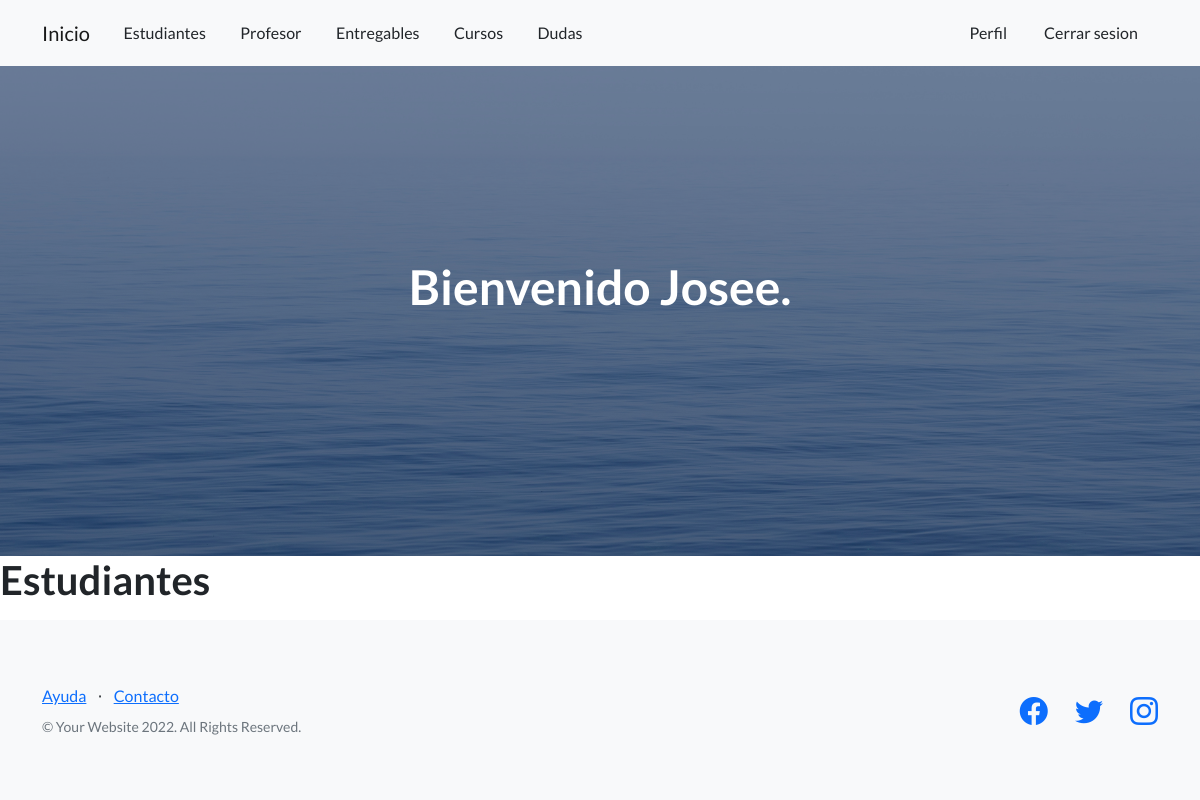
Page /estudiante/list (signed in) on the earlier database version.
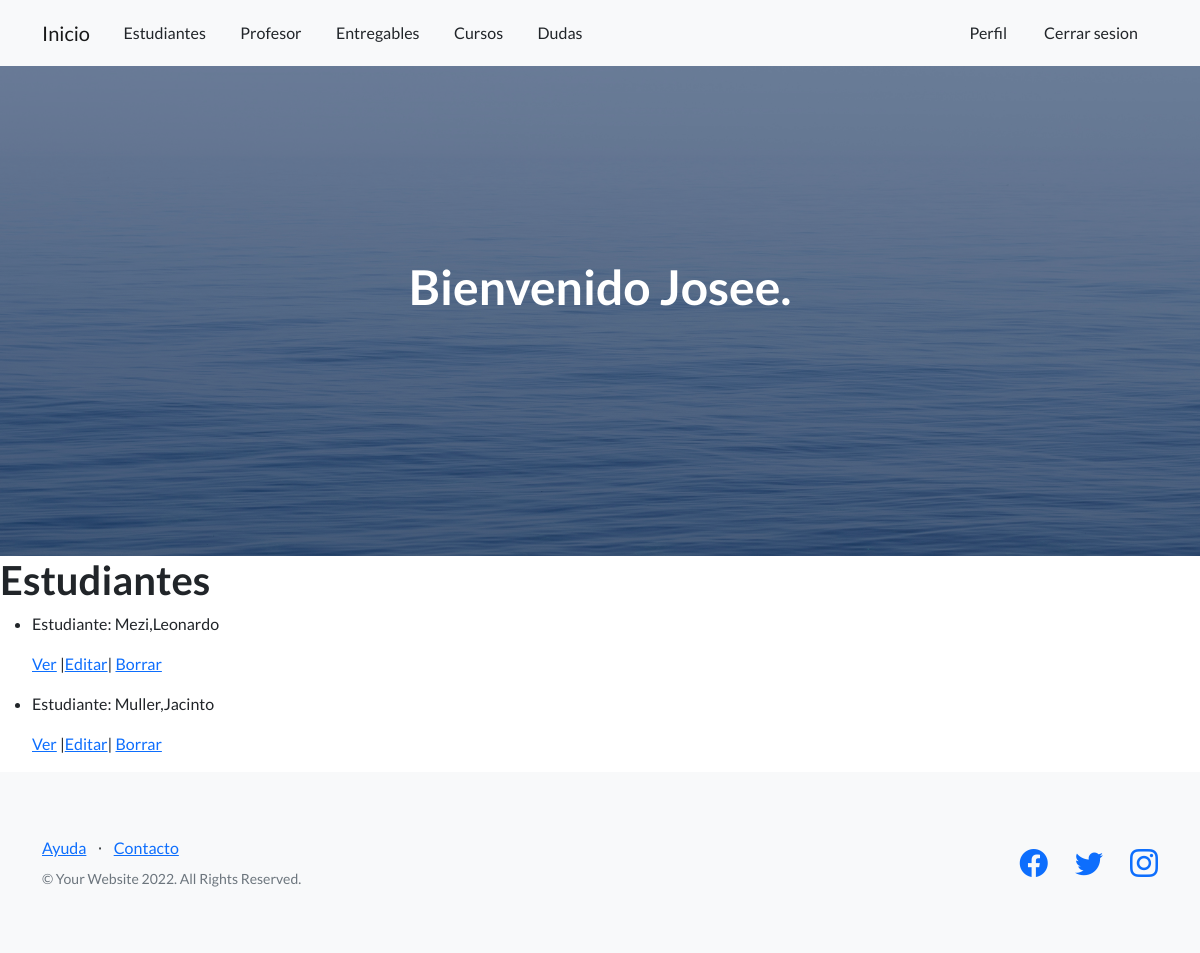
Same page on the later database version.
### AppCoder/models.py (models this page shows, shortened)
class Estudiante(models.Model):
    nombre=models.CharField(max_length=40)
    apellido=models.CharField(max_length=40)
    email= models.EmailField()

### AppCoder/views.py (the view)
# urls.py: path('estudiante/list',views.EstudianteList.as_view(), name="ListE"),
class EstudianteList(ListView):
    model=Estudiante
    template_name="AppCoder/estudiante_list.html"

### AppCoder/templates/AppCoder/estudiante_list.html
{% extends 'AppCoder/padre.html' %}
{% load static %}
{% block ContenidoQueCambia  %}
<body>
    <h1>Estudiantes</h1>
    <ul>
        {% for estudiante in object_list %}
            <li>
                <p>Estudiante: {{estudiante.apellido}},{{estudiante.nombre}}</p>
                <p>
                    <a href="{% url 'DetailE' estudiante.id %}">Ver</a>
                    {%if user.is_superuser%}
                    |<a href="{% url 'EditE' estudiante.id %}">Editar</a>|
                    <a href="{% url 'DeleteE' estudiante.id %}">Borrar</a>
                    {%endif%}
                </p>
            </li>
        {%endfor%}
    </ul>
</body>
{% endblock  %}

### AppCoder/templates/AppCoder/padre.html (shortened to what this page needs)
<!DOCTYPE html>
<html lang="en">
    <head>
        {%load static%}
        <link href="https://cdn.jsdelivr.net/npm/bootstrap-icons@1.5.0/font/bootstrap-icons.css" rel="stylesheet" type="text/css" />
        <link href="{% static 'AppCoder/css/styles.css' %}" rel="stylesheet" />
    </head>
    <body>
        <nav class="navbar navbar-light bg-light static-top">
            <div class="container">
                    <a class="navbar-brand" href="{% url 'Inicio' %}">Inicio</a>
                    <a class="btn btn" href="/Estudiantes">Estudiantes</a>
                    <a class="btn btn" href="/Profesores">Profesor</a>
                    <a class="btn btn" href="/Entregables">Entregables</a>
                    <a class="btn btn" href="/Cursos">Cursos</a>
                    <a class="btn btn" href="/Dudas">Dudas</a>
                <div class="col-lg-6 h-100 text-center text-lg-end my-auto">
                    {%if request.user.is_authenticated%}
                    <a class="btn btn" href="/VerPerfil">Perfil</a>
                    <a class="btn btn" href="/logout">Cerrar sesion</a>
                    {%endif%}
                </div>
            </div>
        </nav>
        <header class="masthead">
            <div class="container position-relative">
                <div class="row justify-content-center">
                    <div class="col-xl-6">
                        <div class="text-center text-white">
                            {%if request.user.is_authenticated%}
                            <h1 class="mb-5">Bienvenido {{user.username}}.</h1>
                            {%endif%}
                        </div>
                    </div>
                </div>
            </div>
        </header>
        {% block ContenidoQueCambia %}
        {% endblock  %}
        <footer class="footer bg-light">
            <div class="container">
                <div class="row">
                    <div class="col-lg-6 h-100 text-center text-lg-start my-auto">
                        <ul class="list-inline mb-2">
                            <li class="list-inline-item"><a href="#!">Ayuda</a></li>
                            <li class="list-inline-item">⋅</li>
                            <li class="list-inline-item"><a href="#!">Contacto</a></li>
                        </ul>
                        <p class="text-muted small mb-4 mb-lg-0">&copy; Your Website 2022. All Rights Reserved.</p>
                    </div>
                    <div class="col-lg-6 h-100 text-center text-lg-end my-auto">
                        <ul class="list-inline mb-0">
                            <li class="list-inline-item me-4">
                                <a href="#!"><i class="bi-facebook fs-3"></i></a>
                            </li>
                            <li class="list-inline-item me-4">
                                <a href="#!"><i class="bi-twitter fs-3"></i></a>
                            </li>
                            <li class="list-inline-item">
                                <a href="#!"><i class="bi-instagram fs-3"></i></a>
                            </li>
                        </ul>
                    </div>
                </div>
            </div>
        </footer>
    </body>
</html>

Differences in the rows shown:
added Estudiante: apellido "Mezi", nombre "Leonardo"
added Estudiante: apellido "Muller", nombre "Jacinto"
